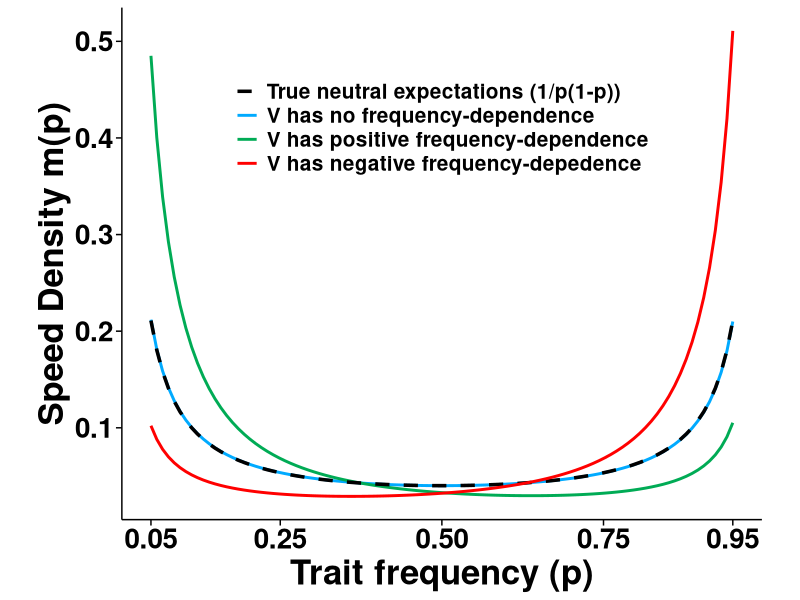
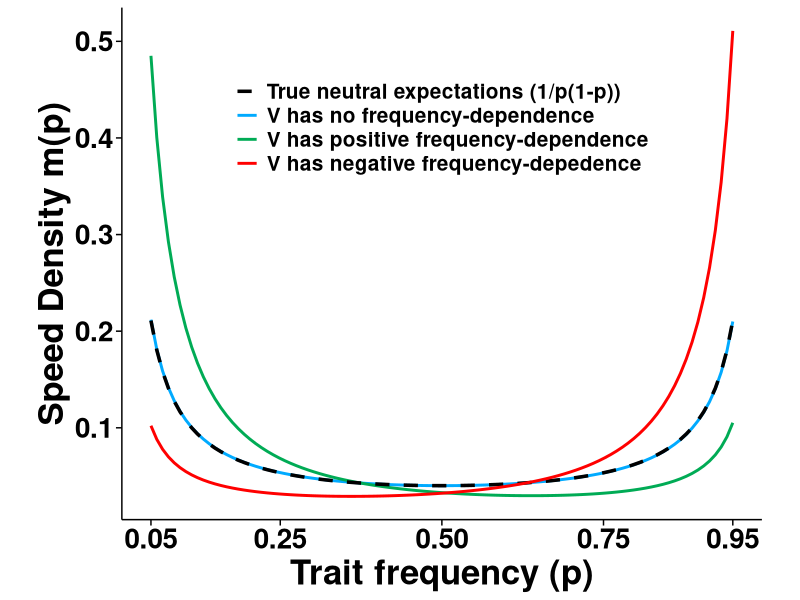

Write the R code that produced these figures, in order.
############################
# Plot the steady state solution of the ecological rate modulation example
# introduced in the main text (Box 3) of Bhat and Guttal 2024
# To illustrate the indirect mechanism of noise-induced biasing
# Written by Shikhara Bhat
# JGU Mainz, Germany
# Date: Fri Jul  5 15:14:37 2024
###########################
#Import required packages
library(ggplot2)

##########################
#parameter values
a = 0.05
b = 50
c = 10

###########################
#Define the functions we will be plotting

pvec <- seq(0.1,0.9,0.05)
#pvec will be used to determine the normalization constant
# and thus the y values of our density plots
#we need it because the actual functions blow up at p=0 and p=1 and are thus
#not normalizable (because p=0 and p=1 are absorbing states and the system
#is consequently not ergodic)

no_freq_dep_nonnormal <- function(p,a,c){
  alpha <- 2*a/c
  return ((1/(p*(1-p)))*exp(-alpha*p))
}

no_freq_dep <- function(p,a,c){
  N = sum(sapply(pvec,no_freq_dep_nonnormal,a,c))
  return (no_freq_dep_nonnormal(p,a,c)/N)
}

freq_dep_nonnormal <- function(p,a,b,c){
  gamma <- (2*a)/(b-a)
  return ((1/(p*(1-p)))*((b-a)*p + c)**(-(((2*a)/(b-a))+1)))
}

freq_dep <- function(p,a,b,c){
  N = sum(sapply(pvec,freq_dep_nonnormal,a,b,c))
  return (freq_dep_nonnormal(p,a,b,c)/N)
}

neutral_exp_nonnormal <- function(p){
  return (1/(p*(1-p)))
}

neutral_exp <- function(p){
  N = sum(sapply(pvec,neutral_exp_nonnormal))
  return (neutral_exp_nonnormal(p)/N)
}

#########################
#plotting

p <- ggplot(x=pvec) + geom_function(fun=no_freq_dep,args=list(a=a,c=c),linewidth=1,alpha=1,aes(color='b')) + geom_function(fun=freq_dep,args=list(a=a,b=b,c=c), alpha=1,linewidth=1, aes(color='c'))

p <- p + geom_function(fun=neutral_exp,linewidth=1.2,linetype='dashed',aes(color="a"))

p <- p + geom_function(fun=freq_dep, linewidth=1, alpha=1, args=list(a=a,b=-0.17*b,c=c), aes(color='d'))

p <- p + scale_color_manual(values=c("#000000","#00aaff","#00ab55","#ff0000"),labels=c("True neutral expectations (1/p(1-p))","V has no frequency-dependence","V has positive frequency-dependence","V has negative frequency-depedence"))


#aesthetics
p <- p + theme_light() + ylab('Speed Density m(p)') + xlab("Trait frequency (p)")
p <- p  + scale_x_continuous(breaks=c(0.05,0.25,0.5,0.75,0.95),limits=c(0.05,0.95)) 
p <- p + labs(color='')
p <- p + theme(panel.border = element_blank(), axis.line = element_line(colour = "black"), panel.grid.major = element_blank(), panel.grid.minor = element_blank())
p <- p + theme(axis.text = element_text(face = 'bold', color = 'black',size = 20))
p <- p + theme(axis.title = element_text(face = 'bold',color = 'black',size = 25))
p <- p + theme(legend.title = element_text(face = 'bold',color = 'black',size = 20))
p <- p + theme(legend.text = element_text(face = 'bold',color = 'black',size = 15))
p <- p + theme(legend.position = c(0.5, 0.8))
p <- p + theme(axis.ticks.length = unit(.15, "cm")) + theme(axis.ticks = element_line(color='black',linewidth=0.5))
p <- p + theme(aspect.ratio = 0.8)
p

#save to file
ggsave('./plots/indirect_mechanism.svg',p,width=9.42,height=7.26,units='in')


